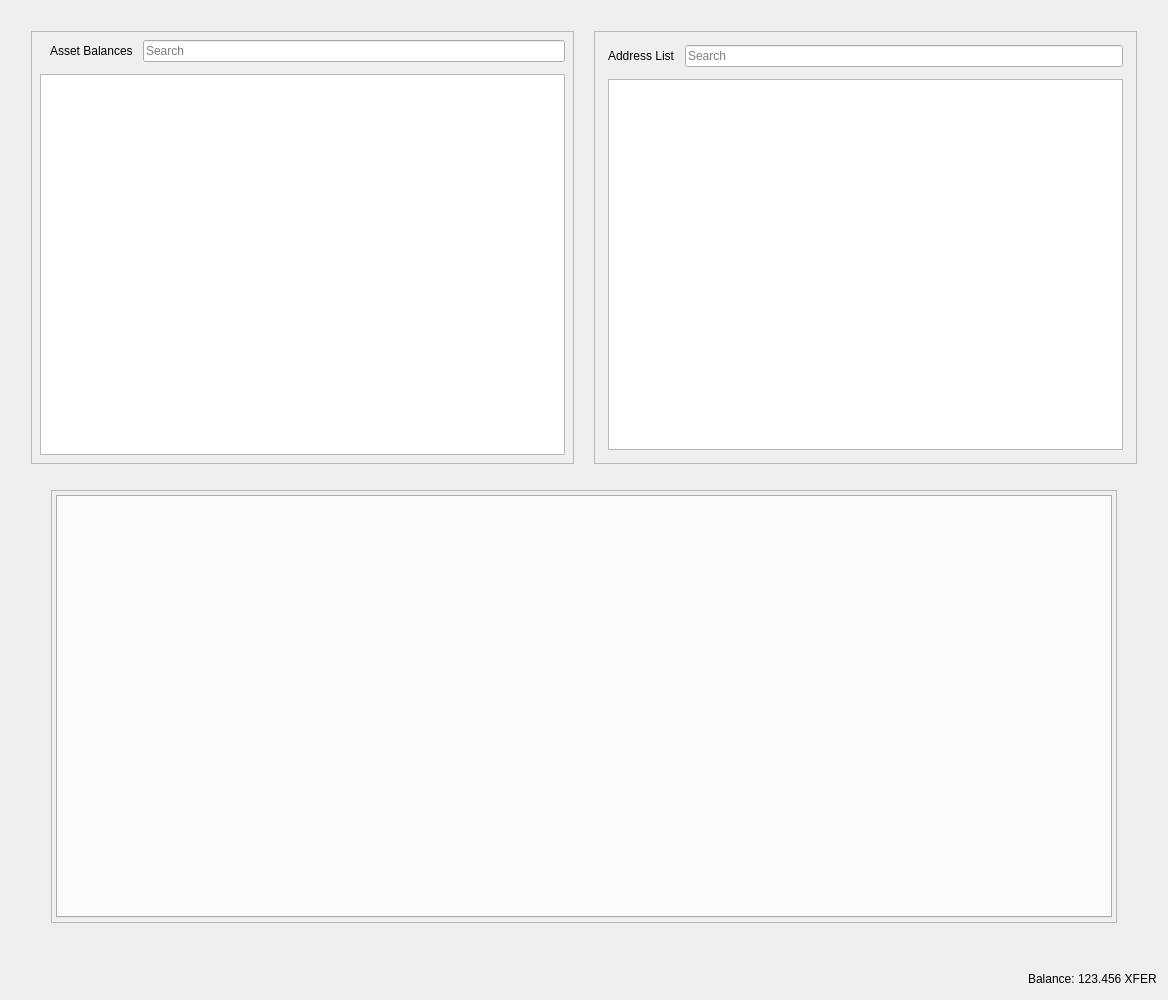
<?xml version="1.0" encoding="UTF-8"?>
<ui version="4.0">
 <class>RestrictedAssetsDialog</class>
 <widget class="QDialog" name="RestrictedAssetsDialog">
  <property name="geometry">
   <rect>
    <x>0</x>
    <y>0</y>
    <width>1168</width>
    <height>1000</height>
   </rect>
  </property>
  <property name="windowTitle">
   <string>Send Coins</string>
  </property>
  <layout class="QVBoxLayout" name="verticalLayout">
   <item>
    <layout class="QHBoxLayout" name="horizontalLayout">
     <property name="spacing">
      <number>20</number>
     </property>
     <property name="leftMargin">
      <number>20</number>
     </property>
     <property name="topMargin">
      <number>20</number>
     </property>
     <property name="rightMargin">
      <number>20</number>
     </property>
     <property name="bottomMargin">
      <number>20</number>
     </property>
     <item>
      <widget class="QFrame" name="frameAssetBalance">
       <property name="frameShape">
        <enum>QFrame::StyledPanel</enum>
       </property>
       <property name="frameShadow">
        <enum>QFrame::Raised</enum>
       </property>
       <layout class="QVBoxLayout" name="verticalLayout_7">
        <property name="spacing">
         <number>12</number>
        </property>
        <property name="leftMargin">
         <number>4</number>
        </property>
        <property name="topMargin">
         <number>4</number>
        </property>
        <property name="rightMargin">
         <number>4</number>
        </property>
        <property name="bottomMargin">
         <number>4</number>
        </property>
        <item>
         <layout class="QVBoxLayout" name="verticalLayout_4">
          <property name="spacing">
           <number>12</number>
          </property>
          <property name="leftMargin">
           <number>4</number>
          </property>
          <property name="topMargin">
           <number>4</number>
          </property>
          <property name="rightMargin">
           <number>4</number>
          </property>
          <property name="bottomMargin">
           <number>4</number>
          </property>
          <item>
           <layout class="QHBoxLayout" name="horizontalLayout_8">
            <property name="spacing">
             <number>10</number>
            </property>
            <property name="leftMargin">
             <number>10</number>
            </property>
            <item>
             <widget class="QLabel" name="labelAssetBalance">
              <property name="text">
               <string>Asset Balances</string>
              </property>
             </widget>
            </item>
            <item>
             <widget class="QLineEdit" name="lineEditAssetSearch">
              <property name="placeholderText">
               <string>Search</string>
              </property>
             </widget>
            </item>
           </layout>
          </item>
          <item>
           <widget class="QTableView" name="listAssets"/>
          </item>
         </layout>
        </item>
       </layout>
      </widget>
     </item>
     <item>
      <widget class="QFrame" name="frameAddressList">
       <property name="frameShape">
        <enum>QFrame::StyledPanel</enum>
       </property>
       <property name="frameShadow">
        <enum>QFrame::Raised</enum>
       </property>
       <layout class="QVBoxLayout" name="verticalLayout_10">
        <property name="spacing">
         <number>12</number>
        </property>
        <item>
         <layout class="QVBoxLayout" name="verticalLayout_9">
          <property name="spacing">
           <number>12</number>
          </property>
          <property name="leftMargin">
           <number>4</number>
          </property>
          <property name="topMargin">
           <number>4</number>
          </property>
          <property name="rightMargin">
           <number>4</number>
          </property>
          <property name="bottomMargin">
           <number>4</number>
          </property>
          <item>
           <layout class="QHBoxLayout" name="horizontalLayout_9">
            <property name="spacing">
             <number>10</number>
            </property>
            <property name="leftMargin">
             <number>0</number>
            </property>
            <property name="topMargin">
             <number>0</number>
            </property>
            <property name="rightMargin">
             <number>0</number>
            </property>
            <property name="bottomMargin">
             <number>0</number>
            </property>
            <item>
             <widget class="QLabel" name="labelAddressList">
              <property name="text">
               <string>Address List</string>
              </property>
             </widget>
            </item>
            <item>
             <widget class="QLineEdit" name="lineEditAddressSearch">
              <property name="placeholderText">
               <string>Search</string>
              </property>
             </widget>
            </item>
           </layout>
          </item>
          <item>
           <widget class="QTableView" name="myAddressList"/>
          </item>
         </layout>
        </item>
       </layout>
      </widget>
     </item>
    </layout>
   </item>
   <item>
    <layout class="QHBoxLayout" name="horizontalLayout_4">
     <property name="spacing">
      <number>34</number>
     </property>
     <property name="leftMargin">
      <number>40</number>
     </property>
     <property name="topMargin">
      <number>0</number>
     </property>
     <property name="rightMargin">
      <number>40</number>
     </property>
     <property name="bottomMargin">
      <number>40</number>
     </property>
     <item>
      <widget class="QFrame" name="tabFrame">
       <property name="frameShape">
        <enum>QFrame::StyledPanel</enum>
       </property>
       <property name="frameShadow">
        <enum>QFrame::Raised</enum>
       </property>
       <layout class="QVBoxLayout" name="verticalLayout_8">
        <property name="spacing">
         <number>12</number>
        </property>
        <property name="leftMargin">
         <number>4</number>
        </property>
        <property name="topMargin">
         <number>4</number>
        </property>
        <property name="rightMargin">
         <number>4</number>
        </property>
        <property name="bottomMargin">
         <number>4</number>
        </property>
        <item>
         <widget class="QTabWidget" name="tabWidget">
          <property name="tabPosition">
           <enum>QTabWidget::North</enum>
          </property>
          <property name="tabShape">
           <enum>QTabWidget::Rounded</enum>
          </property>
          <property name="currentIndex">
           <number>-1</number>
          </property>
          <property name="elideMode">
           <enum>Qt::ElideNone</enum>
          </property>
         </widget>
        </item>
       </layout>
      </widget>
     </item>
    </layout>
   </item>
   <item>
    <layout class="QHBoxLayout" name="horizontalLayout_2">
     <property name="spacing">
      <number>3</number>
     </property>
     <item>
      <spacer name="horizontalSpacer">
       <property name="orientation">
        <enum>Qt::Horizontal</enum>
       </property>
       <property name="sizeHint" stdset="0">
        <size>
         <width>40</width>
         <height>20</height>
        </size>
       </property>
      </spacer>
     </item>
     <item alignment="Qt::AlignRight">
      <widget class="QLabel" name="label">
       <property name="sizePolicy">
        <sizepolicy hsizetype="Preferred" vsizetype="Fixed">
         <horstretch>0</horstretch>
         <verstretch>0</verstretch>
        </sizepolicy>
       </property>
       <property name="text">
        <string>Balance:</string>
       </property>
      </widget>
     </item>
     <item alignment="Qt::AlignRight">
      <widget class="QLabel" name="labelBalance">
       <property name="sizePolicy">
        <sizepolicy hsizetype="Preferred" vsizetype="Fixed">
         <horstretch>0</horstretch>
         <verstretch>0</verstretch>
        </sizepolicy>
       </property>
       <property name="cursor">
        <cursorShape>IBeamCursor</cursorShape>
       </property>
       <property name="text">
        <string notr="true">123.456 XFER</string>
       </property>
       <property name="textInteractionFlags">
        <set>Qt::LinksAccessibleByMouse|Qt::TextSelectableByKeyboard|Qt::TextSelectableByMouse</set>
       </property>
      </widget>
     </item>
    </layout>
   </item>
  </layout>
 </widget>
 <resources>
  <include location="../raven.qrc"/>
 </resources>
 <connections/>
</ui>
